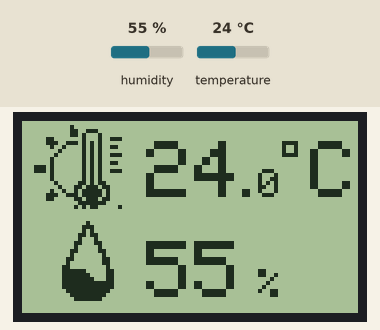
Bench run of a sketch on a simulated Arduino Uno, built with avr-gcc and run on an emulated ATmega328P. Shown: 84×48 one-colour display. Inputs (shaded band) come from the test bench; at power-on: humidity 55 %, temperature 24 °C.

Above: at 1.4 s.
1.5 s: humidity set to 22 %
At 3.3 s:
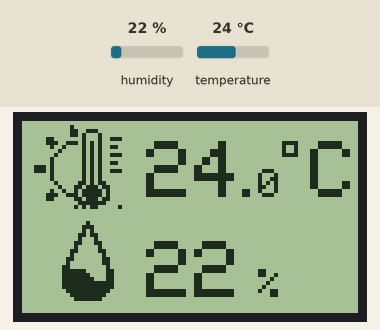
4.3 s: temperature set to 12 °C
At 5.7 s:
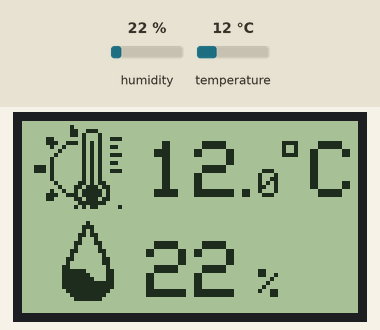
7.1 s: humidity set to 40 %
At 9.4 s:
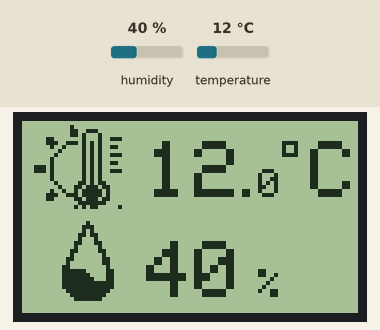
10.1 s: temperature set to 19 °C
At 11.9 s:
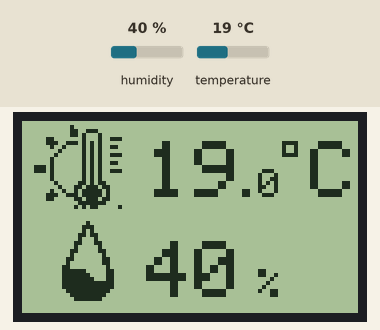
Timing chart, 0 to 13.4 s (numbered marks = the images above; inputs shaded):
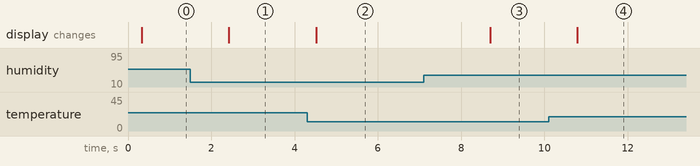

The sketch:

Statie_meteo.ino
```cpp
#include <DHT.h>
#include <DHT_U.h>
#include <Adafruit_GFX.h>
#include <Adafruit_SPITFT.h>
#include <Adafruit_SPITFT_Macros.h>
#include <gfxfont.h>
#include <Adafruit_PCD8544.h>
Adafruit_PCD8544 display (7, 6, 5, 4, 3);
#define DHTPIN 8
#define DHTTYPE DHT11
DHT dht(DHTPIN, DHTTYPE);

int t1, decimal , h;


const unsigned char termometru [] PROGMEM = {
  B00000000, B01000000, B00000000,
  B00000000, B01100111, B00000000,
  B00000000, B01101000, B10000000,
  B00011000, B00001000, B10011100,
  B00011100, B11101010, B10000000,
  B00001001, B00001010, B10011000,
  B00000010, B00001010, B10000000,
  B00000100, B00001010, B10011100,
  B00001000, B00001010, B10000000,
  B00001000, B00001010, B10011000,
  B11101000, B00001010, B10000000,
  B11101000, B00001010, B10011100,
  B00001000, B00001010, B10000000,
  B00001000, B00001010, B10000000,
  B00000100, B00011010, B11000000,
  B00000010, B00110111, B01100000,
  B00001001, B00101111, B10100000,
  B00011100, B11101111, B10100000,
  B00011000, B00110111, B01100000,
  B00000000, B00011111, B11000000,
};


const unsigned char umiditate [] PROGMEM = {
 B00000000, B10000000, B00000000,
 B00000001, B11000000, B00000000,
 B00000001, B01000000, B00000000,
 B00000011, B01100000, B00000000,
 B00000010, B00100000, B00000000,
 B00000110, B00110000, B00000000,
 B00000100, B00010000, B00000000,
 B00001100, B00011000, B00000000,
 B00001000, B00001000, B00000000,
 B00011000, B00001100, B00000000,
 B00010000, B00001100, B00000000,
 B00110000, B00000100, B00000000,
 B00111111, B00000110, B00000000,
 B00111111, B10000110, B00000000,
 B00111111, B11000110, B00000000,
 B00111111, B11111110, B00000000,
 B00111111, B11111110, B00000000,
 B00011111, B11111100, B00000000,
 B00001111, B11111000, B00000000,
 B00000111, B11110000, B00000000,
 B00000001, B11000000, B00000000,
};


void setup(){
  Serial.begin(9600);
   display.begin();
   dht.begin();
   display.clearDisplay();
   display.display();
   delay(250);
}

void loop(){
   display.clearDisplay();
   display.setTextColor(BLACK, WHITE);
   display.setCursor(31,5);//(x,y)- position
   float t = dht.readTemperature();
   display.setTextSize(2);
   display.print(t,0);
   t1 = t ;
   decimal = 10*t - 10*t1;
   display.setCursor(59,12);
   display.setTextSize(1);
   display.print(decimal);
   display.setCursor(53,12);
   display.setTextSize(1);
   display.print(".");
   display.drawRect(65, 5, 4, 4,BLACK );
   display.setCursor(72,5);
   display.setTextSize(2);
   display.print( "C" ) ;
   display.setCursor(31, 30);
   display.setTextSize(2);
   h = dht.readHumidity();
   display.print(h);
   display.setCursor(53, 37);
   display.setTextSize(1);
   display.print( " % " ) ;
   display.drawBitmap( 3, 1,  termometru , 22, 21, 1); // (x,  y, bitmap, w,  h, color)
   display.drawBitmap( 8, 25, umiditate , 21, 20, 1);
   display.display();
   delay(500);

}
```

Measured:
- after the input at 1.5 s, the display: changes after 0.92 s (image 1)
- after the input at 4.3 s, the display: changes after 0.22 s (image 2)
- after the input at 7.1 s, the display: changes after 1.6 s (image 3)
- after the input at 10.1 s, the display: changes after 0.69 s (image 4)
